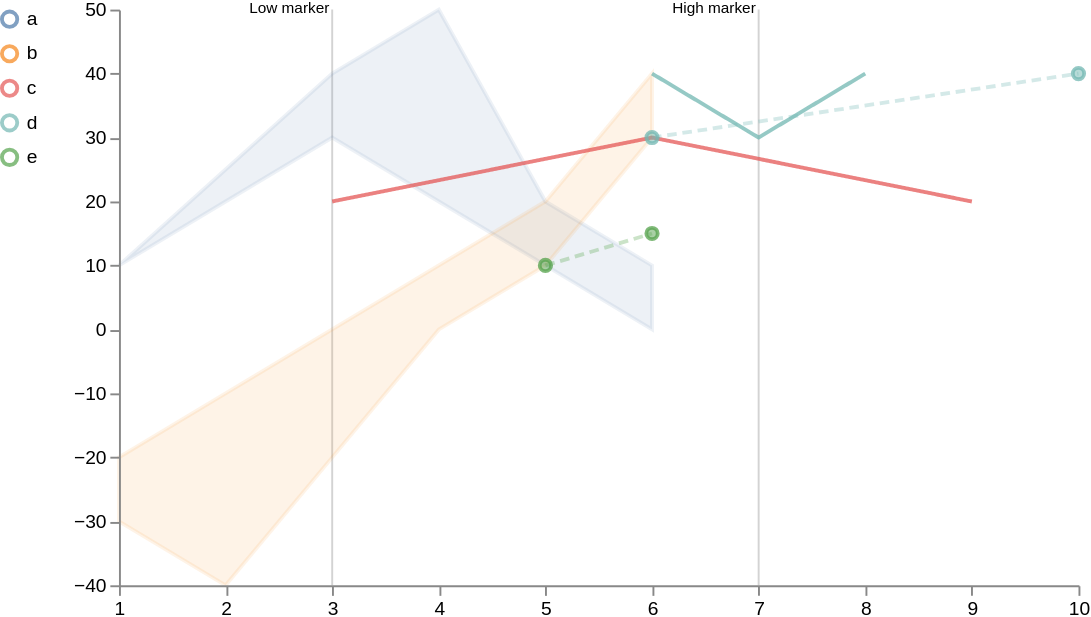

The Vega-Lite source for this figure:
### Vega specification from a JSON file in a GitHub repository (floating-point values rounded to 4 significant figures)
{"$schema": "https://vega.github.io/schema/vega/v5.json", "width": 500, "height": 300, "background": "white", "scales": [{"name": "xscale", "type": "linear", "range": "width", "zero": false, "domain": {"fields": [{"data": "distributions", "field": "timepoint"}, {"data": "traces", "field": "timepoint"}, {"data": "points", "field": "timepoint"}, {"data": "markers", "field": "timepoint"}]}}, {"name": "yscale", "type": "linear", "range": "height", "nice": true, "zero": true, "domain": {"fields": [{"data": "distributions", "field": "lower"}, {"data": "distributions", "field": "upper"}, {"data": "traces", "field": "value"}, {"data": "points", "field": "value"}]}}, {"name": "color", "type": "ordinal", "range": "category", "domain": {"fields": [{"data": "distributions", "field": "trajectory"}, {"data": "traces", "field": "trajectory"}, {"data": "points", "field": "trajectory"}], "sort": {"order": "ascending"}}}], "axes": [{"name": "x_axis", "orient": "bottom", "scale": "xscale", "zindex": 100}, {"name": "y_axis", "orient": "left", "scale": "yscale", "zindex": 100}], "signals": [{"name": "clear", "value": true, "on": [{"events": "mouseup[!event.item]", "update": "true", "force": true}]}, {"name": "shift", "value": false, "on": [{"events": "@legendSymbol:click, @legendLabel:click", "update": "event.shiftKey", "force": true}]}, {"name": "clicked", "value": null, "on": [{"events": "@legendSymbol:click, @legendLabel:click", "update": "{value: datum.value}", "force": true}]}, {"name": "clearData", "value": true, "on": [{"events": "mouseup[!event.item]", "update": "true", "force": true}]}, {"name": "clickedData", "value": null, "on": [{"events": "@area:click", "update": "{value: datum.trajectory}", "force": true}]}], "legends": [{"name": "color_legend", "stroke": "color", "orient": "left", "encode": {"symbols": {"name": "legendSymbol", "interactive": true, "update": {"fill": {"value": "transparent"}, "strokeWidth": {"value": 2}, "opacity": [{"test": "!length(data('selected')) || indata('selected', 'value', datum.value) || indata('selectedData', 'value', datum.value)", "value": 0.7}, {"value": 0.15}], "size": {"value": 64}}}, "labels": {"name": "legendLabel", "size": {"value": 25}, "interactive": true, "update": {"opacity": [{"test": "!length(data('selectedData')) || indata('selectedData', 'value', datum.value)", "value": 1}, {"value": 0.25}]}}}}], "marks": [{"type": "group", "zindex": 3, "name": "_points", "from": {"facet": {"name": "points_split", "data": "points", "groupby": "trajectory"}}, "marks": [{"type": "symbol", "name": "_points_symbol", "from": {"data": "points_split"}, "zindex": 3, "encode": {"update": {"x": {"scale": "xscale", "field": "timepoint"}, "y": {"scale": "yscale", "field": "value"}, "size": {"value": 35}, "strokeWidth": {"value": 2}, "fill": {"scale": "color", "field": "trajectory"}, "stroke": {"scale": "color", "field": "trajectory"}, "fillOpacity": [{"test": "!length(data('selected')) || indata('selected', 'value', datum.trajectory)", "value": 0.5}, {"value": 0.15}], "strokeOpacity": [{"test": "!length(data('selected')) || indata('selected', 'value', datum.trajectory)", "value": 0.75}, {"value": 0.15}], "tooltip": {"field": "value"}}, "hover": {"fillOpacity": {"value": 0.9}}}}, {"type": "line", "name": "_points_line", "from": {"data": "points_split"}, "zindex": 3, "encode": {"update": {"x": {"scale": "xscale", "field": "timepoint"}, "y": {"scale": "yscale", "field": "value"}, "strokeWidth": {"value": 2}, "stroke": {"scale": "color", "field": "trajectory"}, "interpolate": {"value": "linear"}, "strokeDash": {"value": [5, 3]}, "strokeOpacity": [{"test": "!length(data('selected')) || indata('selected', 'value', datum.trajectory)", "value": 0.3}, {"value": 0.1}]}, "hover": {"fillOpacity": {"value": 0.9}}}}]}, {"type": "group", "zindex": 2, "name": "_traces", "from": {"facet": {"name": "traces_split", "data": "traces", "groupby": "trajectory"}}, "marks": [{"type": "line", "name": "_traces_lines", "from": {"data": "traces_split"}, "encode": {"update": {"x": {"scale": "xscale", "field": "timepoint"}, "y": {"scale": "yscale", "field": "value"}, "strokeWidth": {"value": 2}, "stroke": {"scale": "color", "field": "trajectory"}, "strokeDash": [{"test": "indexof(datum.trajectory, 'Baseline') == -1 | indexof(datum.trajectory, 'Envelope') == -1", "value": [1, 0]}, {"value": [8, 4]}], "interpolate": {"value": "linear"}, "strokeOpacity": [{"test": "!length(data('selected')) || indata('selected', 'value', datum.trajectory)", "value": 0.75}, {"value": 0.15}]}, "hover": {"fillOpacity": {"value": 0.9}}}}]}, {"type": "group", "name": "_distributions", "zindex": 1, "from": {"facet": {"name": "trajectory_split", "data": "distributions", "groupby": "trajectory"}}, "marks": [{"type": "area", "name": "area", "interactive": true, "from": {"data": "trajectory_split"}, "encode": {"update": {"x": {"scale": "xscale", "field": "timepoint"}, "y": {"scale": "yscale", "field": "upper"}, "y2": {"scale": "yscale", "field": "lower"}, "interpolate": {"value": "linear"}, "strokeWidth": {"value": 2}, "fill": {"scale": "color", "field": "trajectory"}, "stroke": {"scale": "color", "field": "trajectory"}, "fillOpacity": [{"test": "!length(data('selected')) || indata('selected', 'value', datum.trajectory)", "value": 0.1}, {"value": 0.05}], "strokeOpacity": [{"test": "!length(data('selected')) || indata('selected', 'value', datum.trajectory)", "value": 0.1}, {"value": 0.05}]}, "hover": {"fillOpacity": {"value": 0.9}}}}]}, {"type": "group", "name": "_markers", "marks": [{"type": "rule", "name": "_marker text", "from": {"data": "markers"}, "encode": {"enter": {"stroke": {"value": "lightgray"}}, "update": {"x": {"scale": "xscale", "field": "timepoint"}, "y2": {"value": 0}, "y": {"signal": "height"}, "opacity": {"value": 1}}}}, {"type": "text", "name": "_marker flags", "from": {"data": "_marker text"}, "encode": {"enter": {"text": {"field": "datum.label"}, "y": {"value": 0}, "fontSize": {"value": 8}}}, "transform": [{"type": "label", "lineAnchor": "start", "as": ["x", "_y", "opacity", "align", "baseline"], "offset": [1], "size": {"signal": "[width, height]"}}]}]}], "data": [{"name": "distributions", "values": [{"timepoint": 1, "upper": 10, "lower": 10, "trajectory": "a"}, {"timepoint": 2, "upper": 20, "lower": 25, "trajectory": "a"}, {"timepoint": 4, "upper": 20, "lower": 50, "trajectory": "a"}, {"timepoint": 6, "upper": 0, "lower": 10, "trajectory": "a"}, {"timepoint": 1, "upper": -30, "lower": -20, "trajectory": "b"}, {"timepoint": 5, "upper": 10, "lower": 20, "trajectory": "a"}, {"timepoint": 2, "upper": -40, "lower": -10, "trajectory": "b"}, {"timepoint": 3, "upper": -20, "lower": 0, "trajectory": "b"}, {"timepoint": 3, "upper": 30, "lower": 40, "trajectory": "a"}, {"timepoint": 5, "upper": 10, "lower": 20, "trajectory": "b"}, {"timepoint": 4, "upper": 0, "lower": 10, "trajectory": "b"}, {"timepoint": 6, "upper": 30, "lower": 40, "trajectory": "b"}], "transform": [{"type": "collect", "sort": {"field": ["trajectory", "timepoint"]}}]}, {"name": "traces", "values": [{"timepoint": 6, "value": 30, "trajectory": "c"}, {"timepoint": 9, "value": 20, "trajectory": "c"}, {"timepoint": 3, "value": 20, "trajectory": "c"}, {"timepoint": 7, "value": 30, "trajectory": "d"}, {"timepoint": 6, "value": 40, "trajectory": "d"}, {"timepoint": 8, "value": 40, "trajectory": "d"}], "transform": [{"type": "filter", "expr": "isValid(datum.value)"}, {"type": "collect", "sort": {"field": ["trajectory", "timepoint"]}}]}, {"name": "points", "values": [{"timepoint": 6, "value": 30, "trajectory": "d"}, {"timepoint": 10, "value": 40, "trajectory": "d"}, {"timepoint": 5, "value": 10, "trajectory": "e"}, {"timepoint": 6, "value": 15, "trajectory": "e"}]}, {"name": "markers", "values": [{"timepoint": 3, "label": "Low marker"}, {"timepoint": 7, "label": "High marker"}]}, {"name": "selected", "on": [{"trigger": "clear", "remove": true}, {"trigger": "!shift", "remove": true}, {"trigger": "!shift && clicked", "insert": "clicked"}, {"trigger": "shift && clicked", "toggle": "clicked"}]}, {"name": "selectedData", "on": [{"trigger": "clearData", "remove": true}, {"trigger": "clickedData", "toggle": "clickedData"}]}]}
